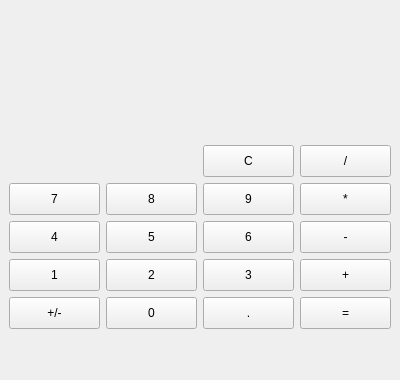
<?xml version="1.0" encoding="UTF-8"?>
<ui version="4.0">
 <class>MainWindow</class>
 <widget class="QMainWindow" name="MainWindow">
  <property name="geometry">
   <rect>
    <x>0</x>
    <y>0</y>
    <width>400</width>
    <height>380</height>
   </rect>
  </property>
  <property name="maximumSize">
   <size>
    <width>400</width>
    <height>380</height>
   </size>
  </property>
  <property name="windowTitle">
   <string>Калькулятор</string>
  </property>
  <widget class="QWidget" name="centralwidget">
   <layout class="QHBoxLayout" name="horizontalLayout">
    <item>
     <layout class="QVBoxLayout" name="verticalLayout">
      <item>
       <widget class="QLabel" name="label_input_field">
        <property name="sizePolicy">
         <sizepolicy hsizetype="Preferred" vsizetype="Preferred">
          <horstretch>0</horstretch>
          <verstretch>0</verstretch>
         </sizepolicy>
        </property>
        <property name="minimumSize">
         <size>
          <width>0</width>
          <height>14</height>
         </size>
        </property>
        <property name="maximumSize">
         <size>
          <width>16777215</width>
          <height>50</height>
         </size>
        </property>
        <property name="font">
         <font>
          <pointsize>14</pointsize>
         </font>
        </property>
        <property name="text">
         <string/>
        </property>
       </widget>
      </item>
      <item>
       <layout class="QGridLayout" name="gridLayout">
        <property name="sizeConstraint">
         <enum>QLayout::SetDefaultConstraint</enum>
        </property>
        <property name="bottomMargin">
         <number>0</number>
        </property>
        <property name="verticalSpacing">
         <number>6</number>
        </property>
        <item row="3" column="2">
         <widget class="QPushButton" name="pushButton_diget_3">
          <property name="minimumSize">
           <size>
            <width>30</width>
            <height>30</height>
           </size>
          </property>
          <property name="maximumSize">
           <size>
            <width>16777215</width>
            <height>32</height>
           </size>
          </property>
          <property name="text">
           <string>3</string>
          </property>
         </widget>
        </item>
        <item row="0" column="3">
         <widget class="QPushButton" name="pushButton_division">
          <property name="minimumSize">
           <size>
            <width>30</width>
            <height>30</height>
           </size>
          </property>
          <property name="maximumSize">
           <size>
            <width>16777215</width>
            <height>32</height>
           </size>
          </property>
          <property name="text">
           <string>/</string>
          </property>
         </widget>
        </item>
        <item row="1" column="0">
         <widget class="QPushButton" name="pushButton_diget_7">
          <property name="minimumSize">
           <size>
            <width>30</width>
            <height>30</height>
           </size>
          </property>
          <property name="maximumSize">
           <size>
            <width>16777215</width>
            <height>32</height>
           </size>
          </property>
          <property name="text">
           <string>7</string>
          </property>
         </widget>
        </item>
        <item row="1" column="1">
         <widget class="QPushButton" name="pushButton_diget_8">
          <property name="minimumSize">
           <size>
            <width>30</width>
            <height>30</height>
           </size>
          </property>
          <property name="maximumSize">
           <size>
            <width>16777215</width>
            <height>32</height>
           </size>
          </property>
          <property name="text">
           <string>8</string>
          </property>
         </widget>
        </item>
        <item row="4" column="3">
         <widget class="QPushButton" name="pushButton_enter">
          <property name="minimumSize">
           <size>
            <width>30</width>
            <height>30</height>
           </size>
          </property>
          <property name="maximumSize">
           <size>
            <width>16777215</width>
            <height>32</height>
           </size>
          </property>
          <property name="text">
           <string>=</string>
          </property>
         </widget>
        </item>
        <item row="4" column="2">
         <widget class="QPushButton" name="pushButton_point">
          <property name="minimumSize">
           <size>
            <width>30</width>
            <height>30</height>
           </size>
          </property>
          <property name="maximumSize">
           <size>
            <width>16777215</width>
            <height>32</height>
           </size>
          </property>
          <property name="text">
           <string>.</string>
          </property>
         </widget>
        </item>
        <item row="2" column="3">
         <widget class="QPushButton" name="pushButton_minus">
          <property name="minimumSize">
           <size>
            <width>30</width>
            <height>30</height>
           </size>
          </property>
          <property name="maximumSize">
           <size>
            <width>16777215</width>
            <height>32</height>
           </size>
          </property>
          <property name="text">
           <string>-</string>
          </property>
         </widget>
        </item>
        <item row="2" column="2">
         <widget class="QPushButton" name="pushButton_diget_6">
          <property name="minimumSize">
           <size>
            <width>30</width>
            <height>30</height>
           </size>
          </property>
          <property name="maximumSize">
           <size>
            <width>16777215</width>
            <height>32</height>
           </size>
          </property>
          <property name="text">
           <string>6</string>
          </property>
         </widget>
        </item>
        <item row="2" column="0">
         <widget class="QPushButton" name="pushButton_diget_4">
          <property name="minimumSize">
           <size>
            <width>30</width>
            <height>30</height>
           </size>
          </property>
          <property name="maximumSize">
           <size>
            <width>16777215</width>
            <height>32</height>
           </size>
          </property>
          <property name="text">
           <string>4</string>
          </property>
         </widget>
        </item>
        <item row="2" column="1">
         <widget class="QPushButton" name="pushButton_diget_5">
          <property name="minimumSize">
           <size>
            <width>30</width>
            <height>30</height>
           </size>
          </property>
          <property name="maximumSize">
           <size>
            <width>16777215</width>
            <height>32</height>
           </size>
          </property>
          <property name="text">
           <string>5</string>
          </property>
         </widget>
        </item>
        <item row="4" column="1">
         <widget class="QPushButton" name="pushButton_diget_0">
          <property name="minimumSize">
           <size>
            <width>30</width>
            <height>30</height>
           </size>
          </property>
          <property name="maximumSize">
           <size>
            <width>16777215</width>
            <height>32</height>
           </size>
          </property>
          <property name="text">
           <string>0</string>
          </property>
         </widget>
        </item>
        <item row="3" column="3">
         <widget class="QPushButton" name="pushButton_plus">
          <property name="minimumSize">
           <size>
            <width>30</width>
            <height>30</height>
           </size>
          </property>
          <property name="maximumSize">
           <size>
            <width>16777215</width>
            <height>32</height>
           </size>
          </property>
          <property name="text">
           <string>+</string>
          </property>
         </widget>
        </item>
        <item row="1" column="3">
         <widget class="QPushButton" name="pushButton_multiply">
          <property name="minimumSize">
           <size>
            <width>30</width>
            <height>30</height>
           </size>
          </property>
          <property name="maximumSize">
           <size>
            <width>16777215</width>
            <height>32</height>
           </size>
          </property>
          <property name="text">
           <string>*</string>
          </property>
         </widget>
        </item>
        <item row="1" column="2">
         <widget class="QPushButton" name="pushButton_diget_9">
          <property name="minimumSize">
           <size>
            <width>30</width>
            <height>30</height>
           </size>
          </property>
          <property name="maximumSize">
           <size>
            <width>16777215</width>
            <height>32</height>
           </size>
          </property>
          <property name="text">
           <string>9</string>
          </property>
         </widget>
        </item>
        <item row="3" column="0">
         <widget class="QPushButton" name="pushButton_diget_1">
          <property name="minimumSize">
           <size>
            <width>30</width>
            <height>30</height>
           </size>
          </property>
          <property name="maximumSize">
           <size>
            <width>16777215</width>
            <height>32</height>
           </size>
          </property>
          <property name="text">
           <string>1</string>
          </property>
         </widget>
        </item>
        <item row="3" column="1">
         <widget class="QPushButton" name="pushButton_diget_2">
          <property name="minimumSize">
           <size>
            <width>30</width>
            <height>30</height>
           </size>
          </property>
          <property name="maximumSize">
           <size>
            <width>16777215</width>
            <height>32</height>
           </size>
          </property>
          <property name="text">
           <string>2</string>
          </property>
         </widget>
        </item>
        <item row="4" column="0">
         <widget class="QPushButton" name="pushButton_negative">
          <property name="minimumSize">
           <size>
            <width>30</width>
            <height>30</height>
           </size>
          </property>
          <property name="maximumSize">
           <size>
            <width>16777215</width>
            <height>32</height>
           </size>
          </property>
          <property name="text">
           <string>+/-</string>
          </property>
         </widget>
        </item>
        <item row="0" column="2">
         <widget class="QPushButton" name="pushButton_clear">
          <property name="minimumSize">
           <size>
            <width>30</width>
            <height>30</height>
           </size>
          </property>
          <property name="maximumSize">
           <size>
            <width>16777215</width>
            <height>32</height>
           </size>
          </property>
          <property name="text">
           <string>C</string>
          </property>
         </widget>
        </item>
       </layout>
      </item>
     </layout>
    </item>
   </layout>
  </widget>
  <widget class="QMenuBar" name="menubar">
   <property name="geometry">
    <rect>
     <x>0</x>
     <y>0</y>
     <width>400</width>
     <height>21</height>
    </rect>
   </property>
  </widget>
 </widget>
 <resources/>
 <connections/>
</ui>
